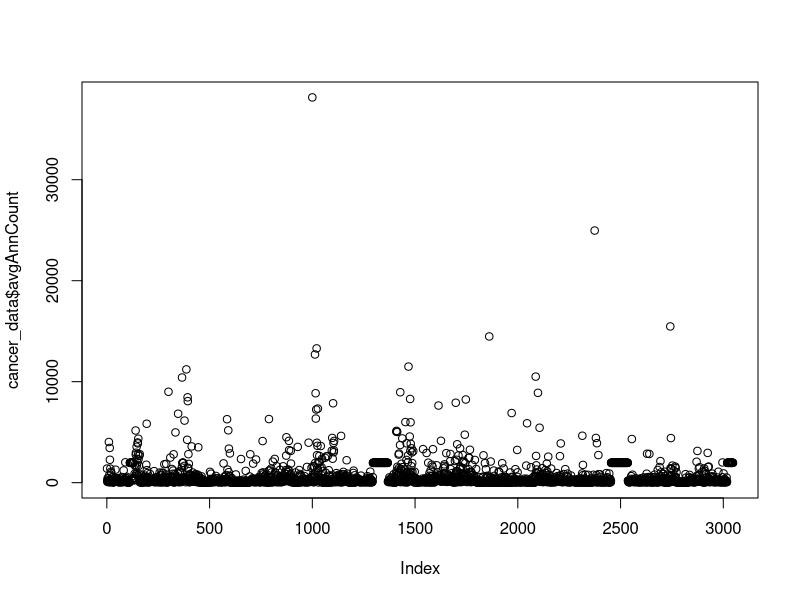
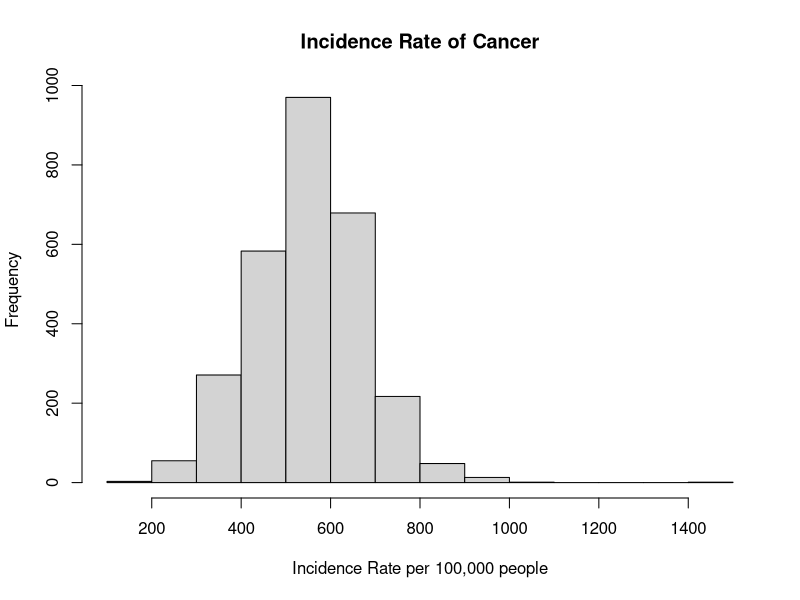
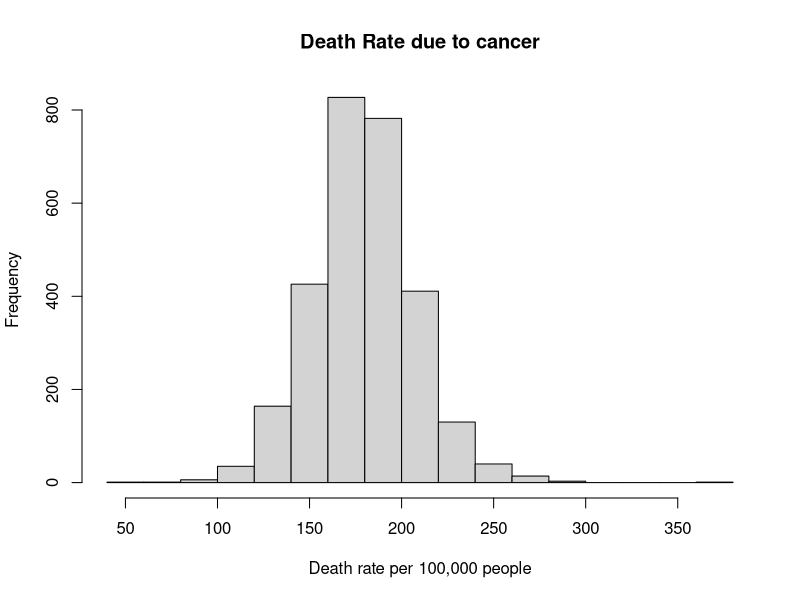
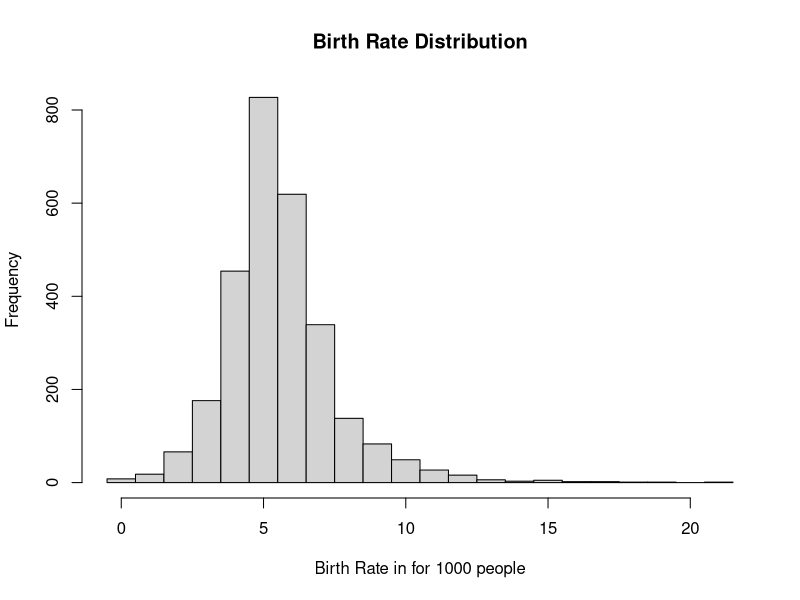
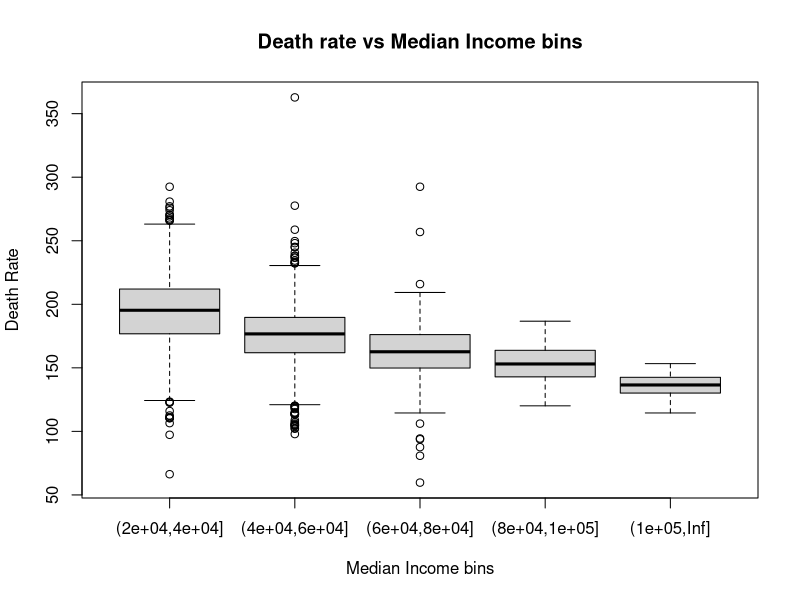
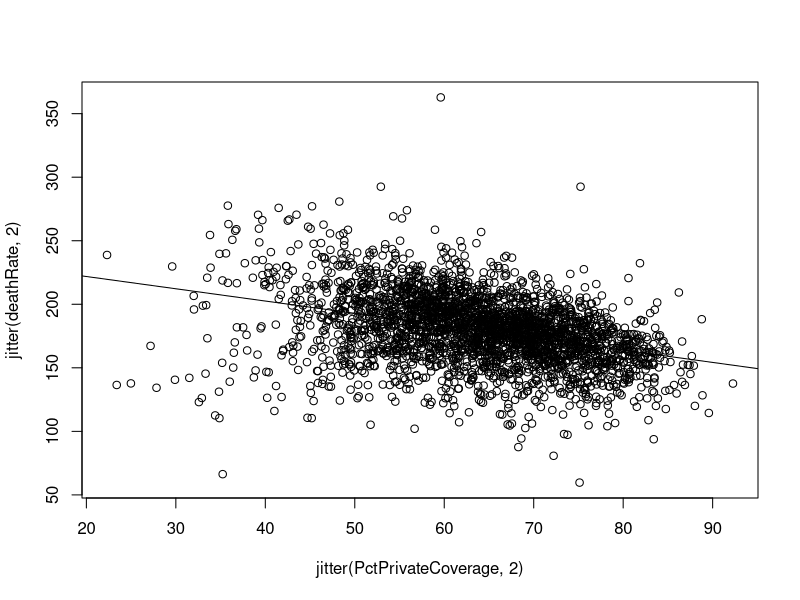
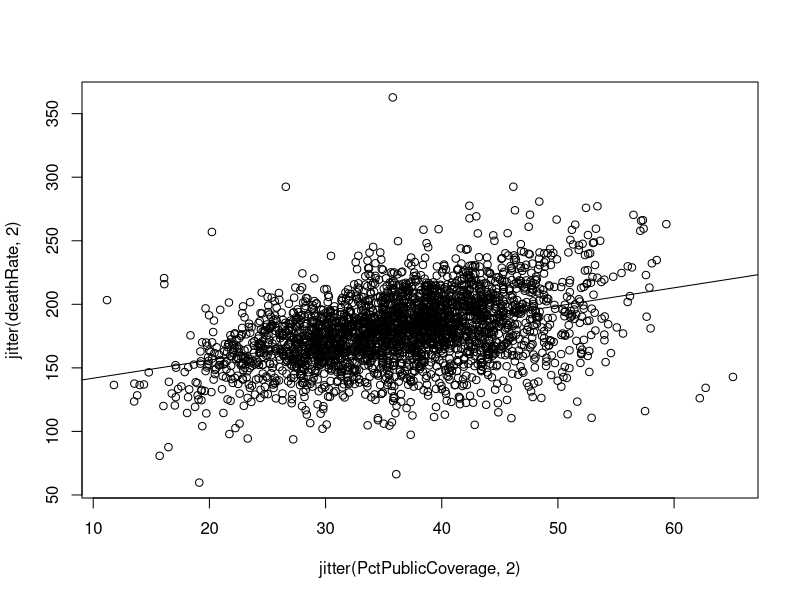

Source code (R) for these figures, in order:
## ---- chunk 1
knitr::opts_chunk$set(echo = TRUE)
## ---- chunk 2
library(car)
## ---- chunk 3
cancer_data = read.csv("cancer.csv")
## ---- chunk 4
(list_of_varibles = objects(cancer_data))
## ---- chunk 5
str(cancer_data)
## ---- chunk 6
head(cancer_data$PctPublicCoverage + cancer_data$PctPrivateCoverage, 25)
min(cancer_data$PctPublicCoverage + cancer_data$PctPrivateCoverage)
max(cancer_data$PctPublicCoverage + cancer_data$PctPrivateCoverage)
## ---- chunk 7
head(cancer_data$PctAsian + cancer_data$PctBlack + cancer_data$PctWhite + cancer_data$PctOtherRace, 25)
min(cancer_data$PctAsian + cancer_data$PctBlack + cancer_data$PctWhite + cancer_data$PctOtherRace)
max(cancer_data$PctAsian + cancer_data$PctBlack + cancer_data$PctWhite + cancer_data$PctOtherRace)
## ---- chunk 8
summary(cancer_data$avgAnnCount)
## ---- chunk 9
plot(cancer_data$avgAnnCount)
## ---- chunk 10
cancer_data_fixed = cancer_data[cancer_data$avgAnnCount != 1962.667684, ]
str(cancer_data_fixed)
## ---- chunk 11
incidenceRate = 100000*cancer_data_fixed$avgAnnCount/cancer_data_fixed$popEst2015
summary(incidenceRate)
## ---- chunk 12
hist(incidenceRate, main = "Incidence Rate of Cancer", xlab = "Incidence Rate per 100,000 people")
## ---- chunk 13
summary(cancer_data_fixed$deathRate)
## ---- chunk 14
hist(cancer_data_fixed$deathRate, main = "Death Rate due to cancer", xlab = "Death rate per 100,000 people")
## ---- chunk 15
summary(cancer_data_fixed$BirthRate)
## ---- chunk 16
hist(cancer_data_fixed$BirthRate, main = "Birth Rate Distribution", breaks = 0:22 - 0.5, xlab = "Birth Rate in for 1000 people")
## ---- chunk 17
cor(incidenceRate, cancer_data_fixed$deathRate)
## ---- chunk 18
cor(cancer_data_fixed$deathRate, cancer_data_fixed$medIncome)
## ---- chunk 19
medIncome_bin = cut(cancer_data_fixed$medIncome, breaks = c(20000, 40000, 60000,80000,100000, Inf))
## ---- chunk 20
boxplot(deathRate ~ medIncome_bin, data = cancer_data_fixed, 
        main = "Death rate vs Median Income bins",
        xlab = "Median Income bins",
        ylab = "Death Rate")
## ---- chunk 21
cor(cancer_data_fixed$deathRate, cancer_data_fixed$PctPrivateCoverage)
## ---- chunk 22
plot (~ jitter(PctPrivateCoverage,2) + jitter(deathRate,2), data = cancer_data_fixed)
abline(lm(cancer_data_fixed$deathRate ~ cancer_data_fixed$PctPrivateCoverage))
## ---- chunk 23
cor(cancer_data_fixed$deathRate, cancer_data_fixed$PctPublicCoverage)
## ---- chunk 24
plot (~ jitter(PctPublicCoverage,2) + jitter(deathRate,2), data = cancer_data_fixed)
abline(lm(cancer_data_fixed$deathRate ~ cancer_data_fixed$PctPublicCoverage))
